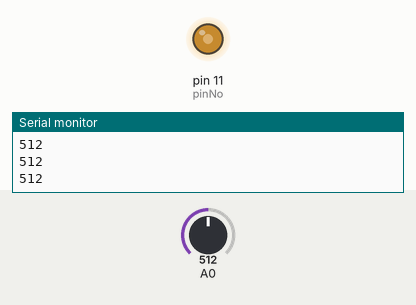
Simulated run of this sketch. Board: Arduino Uno, built with avr-gcc and run on an emulated ATmega328P. Shown: output pins drawn as LEDs (lit = HIGH), the last lines printed to the serial monitor. Inputs (shaded band) come from the test bench; at power-on: A0 = 512.

Above: at 1.2 s.
1.3 s: A0 set to 716
At 1.7 s:
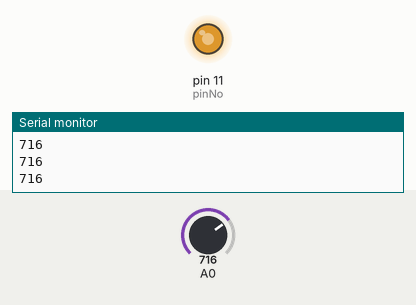
2.8 s: A0 set to 900
At 3.8 s:
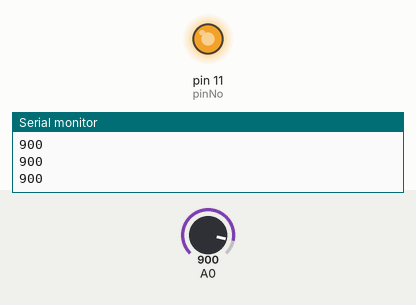
4.3 s: A0 set to 122
At 5.0 s:
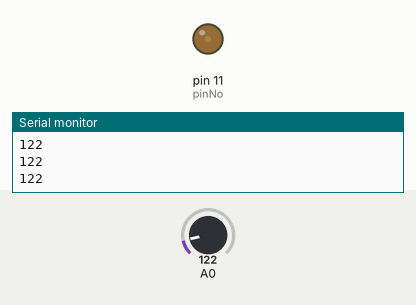
5.8 s: A0 set to 0
At 6.3 s:
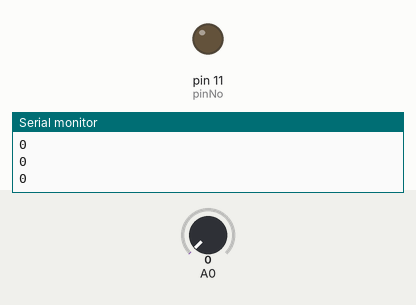
Timing chart, 0 to 8.3 s (numbered marks = the images above; inputs shaded):
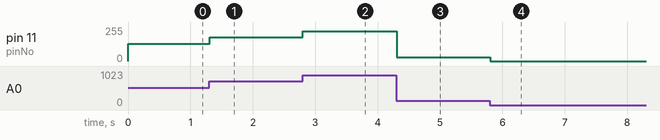

The sketch:

sketch_mar15e.ino
```cpp
int pinNo = 11;
void setup() {

  pinMode(pinNo, OUTPUT);  // 11번 점등 준비
  Serial.begin(9600);

}

void loop() {

  int rtnVal = analogRead(A0); // 사용자가 스위치를 돌릴 때마다 A0에 연결된 장치에서 입력한 값을 읽어들인다.
  int brightVal = rtnVal / 4; // 들어오는 값의 4분의 1의 값을 밝기로 해서 입력함
  Serial.println(rtnVal);
  analogWrite(pinNo, brightVal); // 11번등 점등
  delay(10);


}
```

Measured:
- after the input at 1.3 s, pin 11 (pinNo): 128/255 → 179/255 at once
- after the input at 2.8 s, pin 11 (pinNo): 179/255 → 225/255 at once
- after the input at 4.3 s, pin 11 (pinNo): 225/255 → 30/255 at once
- after the input at 5.8 s, pin 11 (pinNo): 30/255 → 0/255 at once
